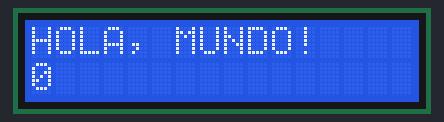
Simulated run of this sketch. Board: Arduino Uno, built with avr-gcc and run on an emulated ATmega328P. Shown: 16×2 character LCD.

Above: at 0.1 s.
At 4.1 s:
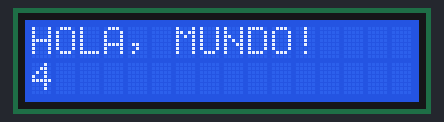
At 9.1 s:
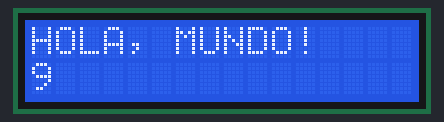
At 19.1 s:
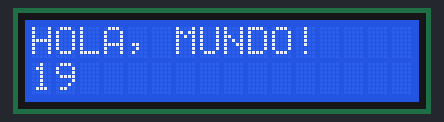
At 29.1 s:
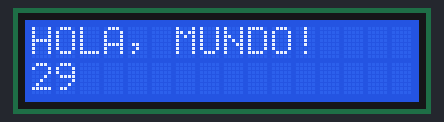
At 39.1 s:
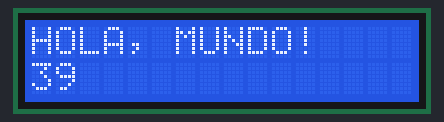

The sketch:

practica_LCD.ino
```cpp
#include <LiquidCrystal.h>
const int rs = 12, en = 11, d4 = 5, d5 = 4, d6 = 3, d7 = 2;
LiquidCrystal lcd(rs, en, d4, d5, d6, d7);

void setup()
{
  //definir las columnas y las filas de la pantalla:
  lcd.begin(16, 2);
  //impromir mensaje en la pantalla LCD
  lcd.print("HOLA, MUNDO!");
}

void loop()
{
  //Colocar el cursor en la linea, columna
  //(nota: linea 1 es la segunda columna, asi que empezamos a contar desde 0):
  lcd.setCursor(0, 1);
  //escribir el numro de segundos antes de resetear
  lcd.print(millis() / 1000);
}
```

Measured:
- what the display in image 1 shows lasts 1.0 s, from 4.0 s to 5.0 s
